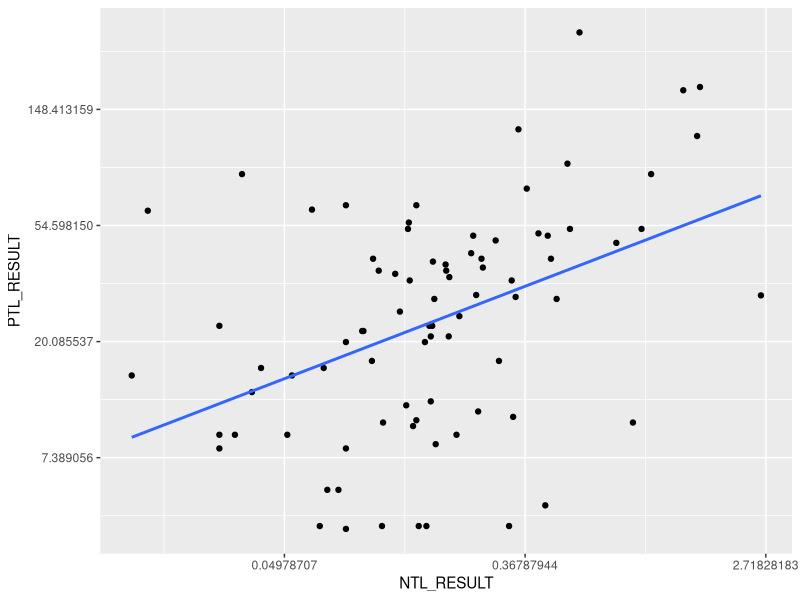
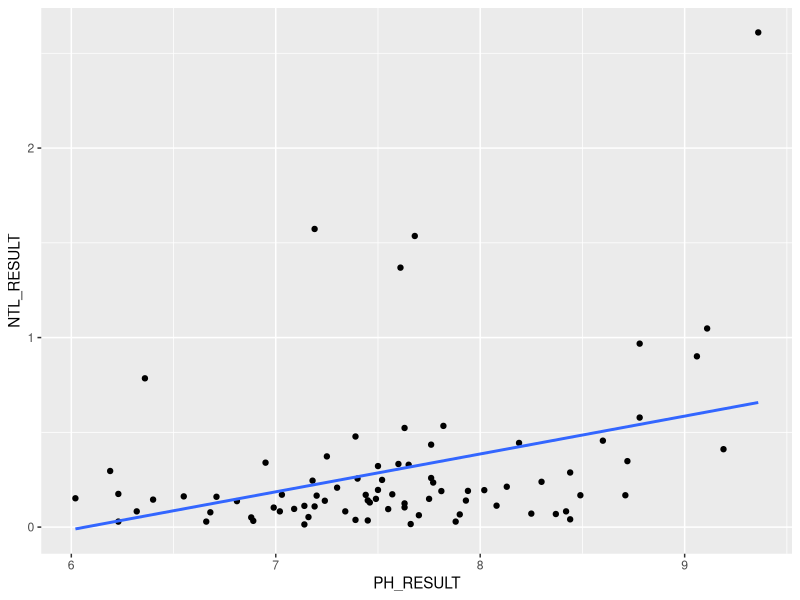
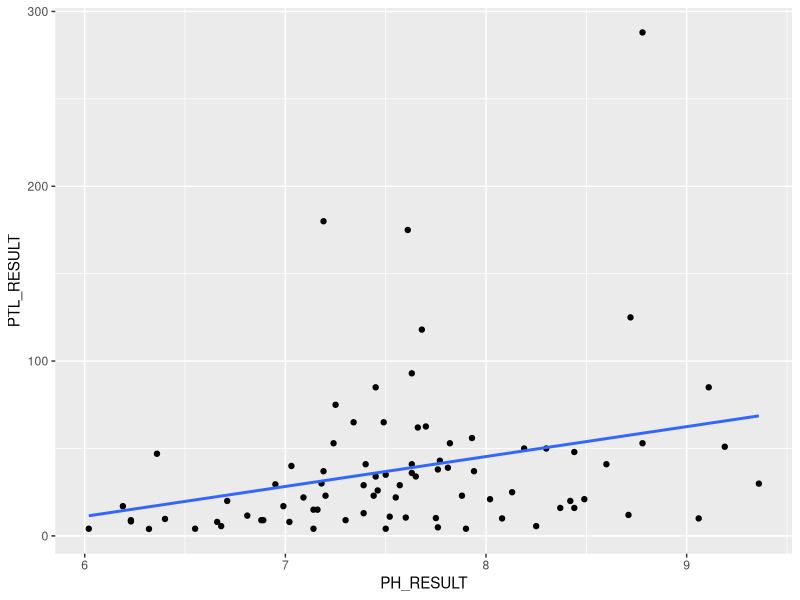
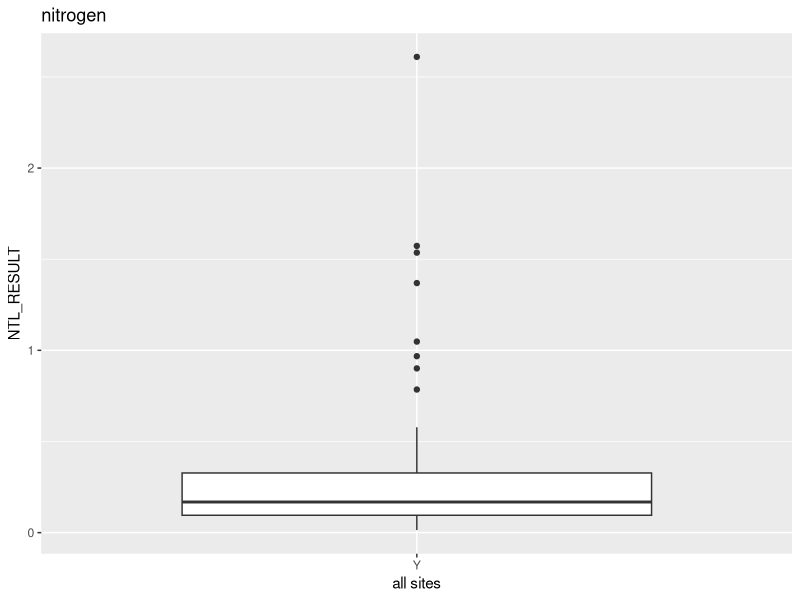
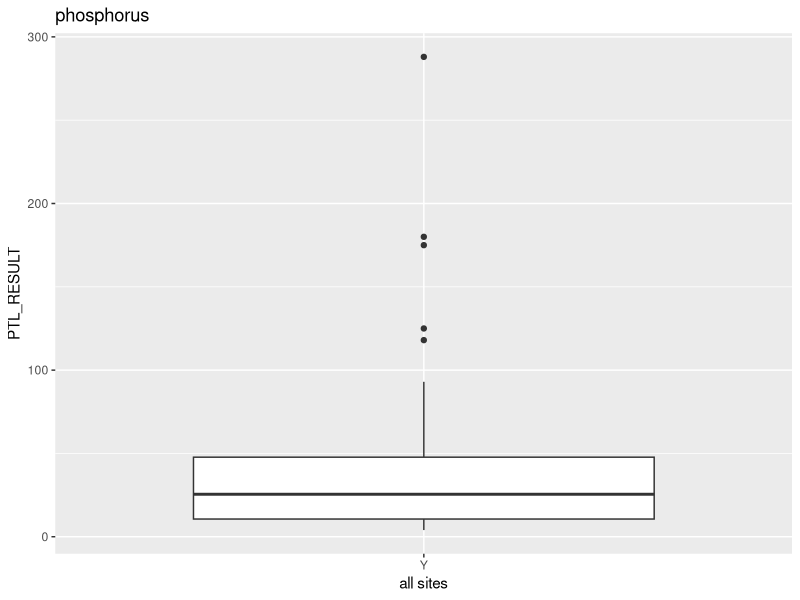
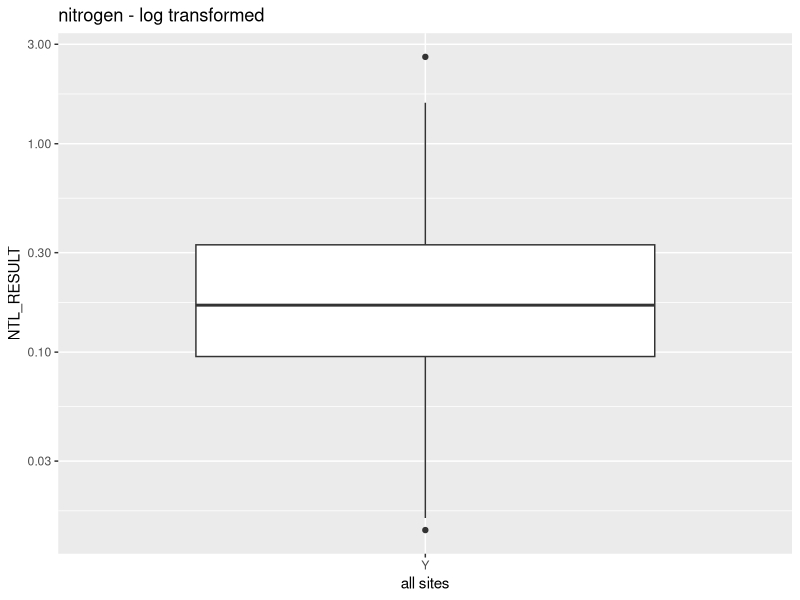
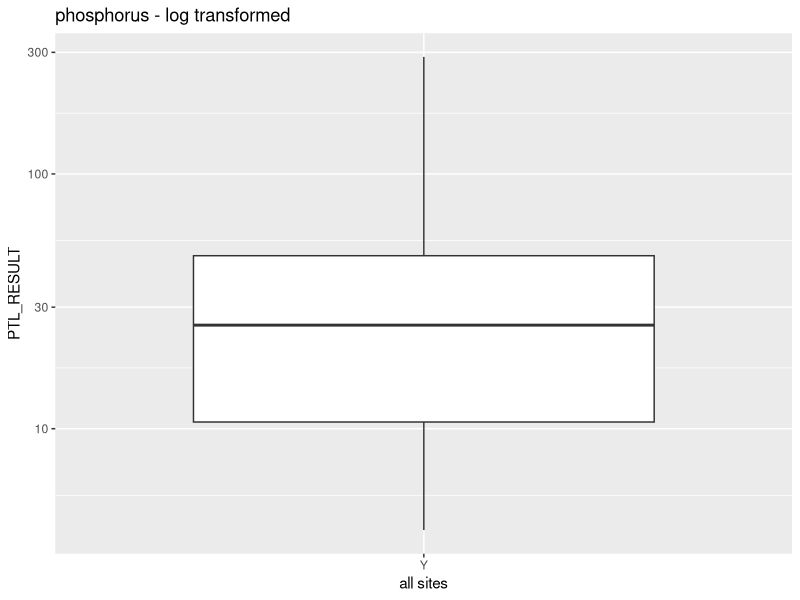
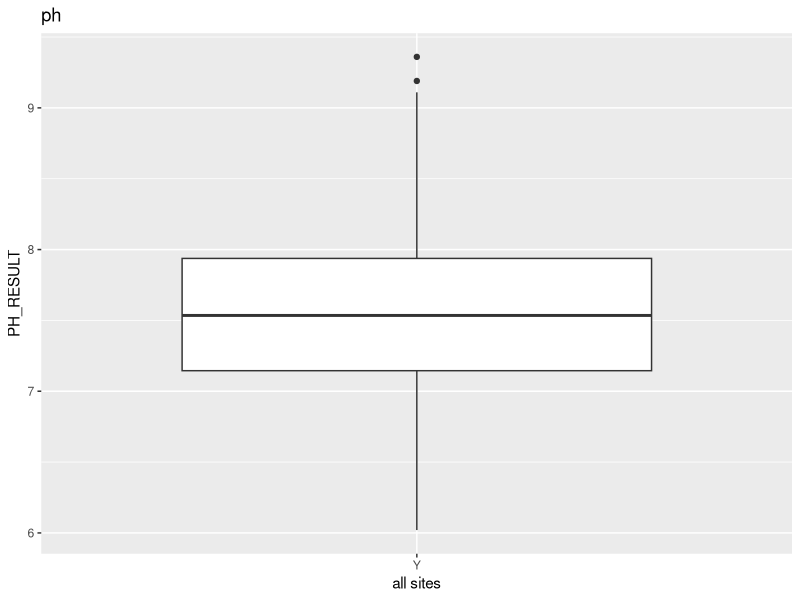

Here is the R script that generated these plots, in order:
## ---- chunk 1
knitr::opts_chunk$set(echo = TRUE)
library(dplyr)
library(ggplot2)
## ---- chunk 2
siteinfo <- read.csv("nla2012_wide_siteinfo_08232016.csv")

siteinfo %>% 
  dplyr::select(UID, SITE_ID, VISIT_NO, DATE_COL, SITETYPE, SITESAMP, DSGN12, EVAL_NAME, STATE, ELEVATION, AREA_HA, PERIM_KM, SIZE_CLASS, FS_EW, NA_L2CODE, NA_L3CODE, URBAN, LAKE_ORIGIN) %>%
  tibble::as_tibble() -> siteinfo
  
## ---- chunk 3
watershed <- read.csv("nla2012_wide_watershed.csv")

watershed %>%
  dplyr::select(SITE_ID, DOMGEOL_BSN, NLCD2006_ASSIGNEDAREA_BSN, NLCD2006_DEVELOPEDPCT_BSN, NLCD2006_FORESTPCT_BSN, NLCD2006_IMPERVAREA_BSN, PMEAN_BSN, TMEANPY_BSN) %>%
  tibble::as_tibble() -> watershed
## ---- chunk 4
waterchem <- read.csv("nla2012_waterchem_wide.csv")

waterchem %>%
  dplyr::select(UID, NTL_RESULT, PTL_RESULT, PH_RESULT) %>%
  tibble::as_tibble() -> waterchem
## ---- chunk 5
siteinfo %>%
  dplyr::left_join(watershed, by = "SITE_ID") %>%
  dplyr::left_join(waterchem, by = "UID") -> mega_table
## ---- chunk 6
mega_table %>%
  dplyr::filter(SITESAMP == "Y") %>%
  dplyr::filter(SITETYPE == "PROB") -> initial_filter_result
## ---- chunk 7
initial_filter_result %>%
  dplyr::filter(VISIT_NO == 1) -> data_filtered
## ---- chunk 8
data_filtered %>%
  dplyr::filter(NA_L2CODE == 6.2) %>%
  dplyr::filter(STATE == "CA" | STATE == "OR" | STATE == "WA" | STATE == "ID" | STATE == "MT") -> data_filtered
  data_filtered
## ---- chunk 9
data_filtered %>%
  dplyr::select(SITE_ID, AREA_HA, SIZE_CLASS, ELEVATION, NA_L3CODE, URBAN, LAKE_ORIGIN, DOMGEOL_BSN, NLCD2006_ASSIGNEDAREA_BSN,NLCD2006_DEVELOPEDPCT_BSN, NLCD2006_FORESTPCT_BSN,NLCD2006_IMPERVAREA_BSN, NLCD2006_FORESTPCT_BSN,
NLCD2006_IMPERVAREA_BSN, PMEAN_BSN, TMEANPY_BSN, NTL_RESULT, PTL_RESULT, PH_RESULT) -> data_summarized
## ---- chunk 10
ggplot(data_filtered, aes(x = NTL_RESULT, y = PTL_RESULT)) +
  geom_point() +
  geom_smooth(method='lm', se=FALSE) +
  scale_x_continuous(trans='log') +
  scale_y_continuous(trans='log')

ggplot(data_filtered, aes(x = PH_RESULT, y = NTL_RESULT)) +
  geom_point() +
  geom_smooth(method='lm', se=FALSE)

ggplot(data_filtered, aes(x = PH_RESULT, y = PTL_RESULT)) +
  geom_point() +
  geom_smooth(method='lm', se=FALSE)
## ---- chunk 11
summary(lm(log(PTL_RESULT)~log(NTL_RESULT), data = data_filtered))

summary(lm(PTL_RESULT~PH_RESULT, data = data_filtered))
## ---- chunk 12
ggplot(data_filtered, aes(x=as.factor(SITESAMP), y=NTL_RESULT)) +
  geom_boxplot()  +
  labs(x="all sites", title = "nitrogen")

ggplot(data_filtered, aes(x=as.factor(SITESAMP), y=PTL_RESULT)) +
  geom_boxplot()  +
  labs(x="all sites", title = "phosphorus")

ggplot(data_filtered, aes(x=as.factor(SITESAMP), y=NTL_RESULT)) +
  geom_boxplot()  +
  labs(x="all sites", title = "nitrogen - log transformed") +
  scale_y_continuous(trans='log10')

ggplot(data_filtered, aes(x=as.factor(SITESAMP), y=PTL_RESULT)) +
  geom_boxplot()  +
  labs(x="all sites", title = "phosphorus - log transformed") + 
  scale_y_continuous(trans='log10')

ggplot(data_filtered, aes(x=as.factor(SITESAMP), y=PH_RESULT)) +
  geom_boxplot()  +
  labs(x="all sites", title = "ph")
## ---- chunk 13
summary(data_filtered)
## ---- chunk 14
data_filtered %>%
  dplyr::arrange(PTL_RESULT) -> data_filtered_gradient
  data_filtered_gradient
## ---- chunk 15
data_filtered %>%
  dplyr::select(PTL_RESULT, NTL_RESULT, PH_RESULT) %>%
  svd() -> pca_result

pca_result$v
pca_result$d
